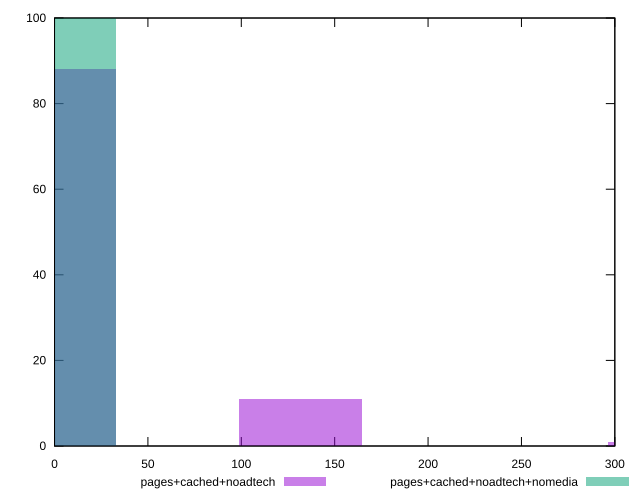

The gnuplot source for this figure:
reset

$pagesCachedNoadtech <<EOF
0 88
131.72824538081687 11
329.32061345204215 1
EOF

$pagesCachedNoadtechNomedia <<EOF
0 100
EOF

set key outside below
set boxwidth 65.86412269040844
set xrange [0:300]
set yrange [0:100]
set trange [0:100]
set style fill transparent solid 0.5 noborder
set terminal svg size 640, 500 enhanced background rgb 'white'
set output "report_00026_2021-02-22T21:38:55.199Z/unminified-javascript/comparison/histogram/2_vs_3.svg"

plot $pagesCachedNoadtech title "pages+cached+noadtech" with boxes, \
     $pagesCachedNoadtechNomedia title "pages+cached+noadtech+nomedia" with boxes

reset
